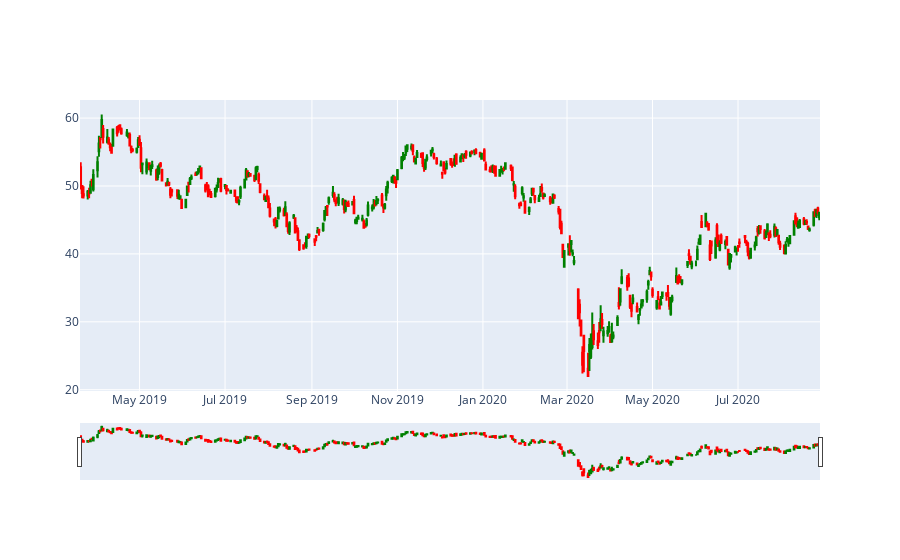

Source (notebook cell):
### Code cell
figure = go.Figure(data = [go.Candlestick(
    x = data1.index, 
    low= data1['3. low'], 
    high = data1['2. high'], 
    open = data1['1. open'],
    close = data1['4. close'], 
    increasing_line_color = 'green',
    decreasing_line_color = 'red')
     ]
)
figure.show()

### Figure 1 — Plotly figure (JSON) as saved in the notebook; plotly's stock layout.template omitted (floating-point values rounded to 4 significant figures; data arrays with more than 128 entries replaced by an {"elided": "..."} marker saying what was removed)
{"data": [{"close": {"elided": "366 float values"}, "decreasing": {"line": {"color": "red"}}, "high": {"elided": "366 float values"}, "increasing": {"line": {"color": "green"}}, "low": {"elided": "366 float values"}, "open": {"elided": "366 float values"}, "type": "candlestick", "x": {"elided": "366 str values"}}], "layout": {}}
